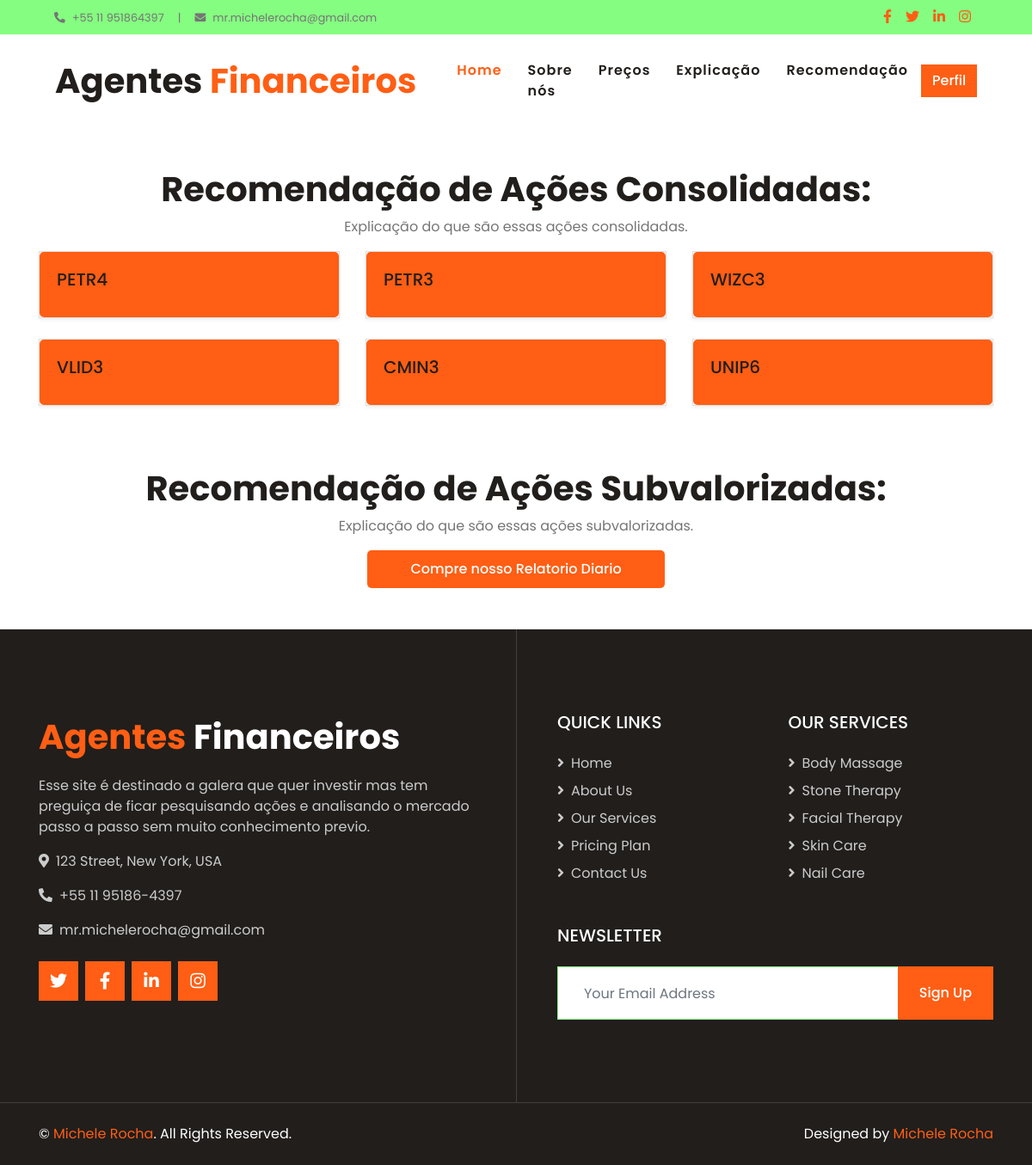
Before: /finance/ (signed in) with the older database file.
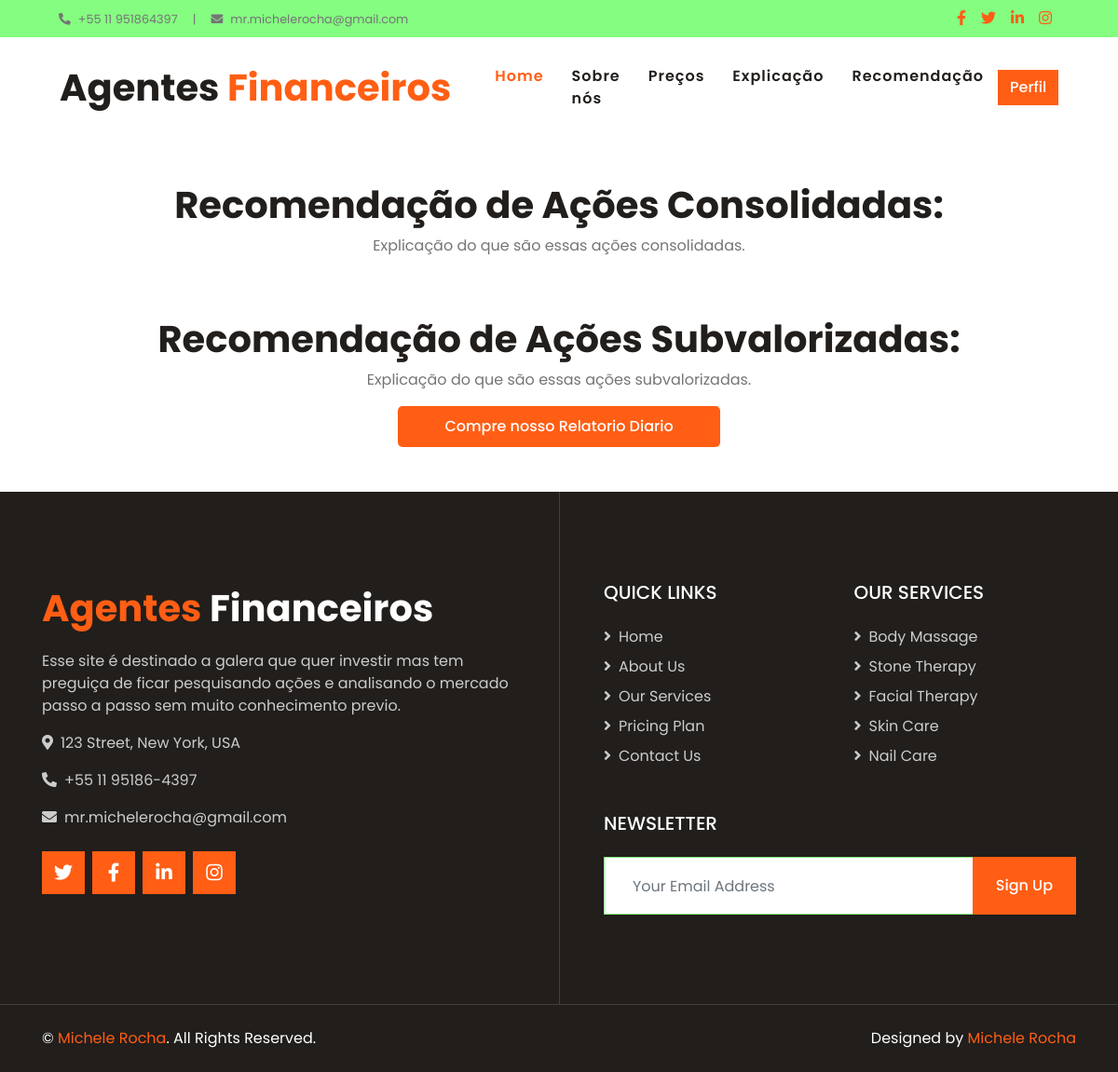
After: the same page with the newer database file.
### finance/models.py (models this page shows)
class Acao(models.Model):
    DIRECAO_CHOICES = [
        ('subindo', 'Subir'),
        ('descendo', 'Descer'),
        ('manter', 'Manter'),
    ]
    SENTIMENTO_CHOICES = [
        ('positivo', 'Positivo'),
        ('negativo', 'Negativo'),
        ('cauteloso', 'Cauteloso'),
    ]
    METRICA_CHOICES = [
        ('compra', 'Comprar'),
        ('venda', 'Vender'),
        ('manter', 'Manter'),
    ]
    DECISAO_CHOICES = [
        ('compra', 'Comprar'),
        ('venda', 'Vender'),
        ('manter', 'Manter'),
    ]
    nome = models.CharField(max_length=100)
    tipo_selecao = models.ForeignKey(TipoSelecao, on_delete=models.CASCADE)
    metrica = models.CharField(max_length=9, choices=METRICA_CHOICES)
    direcao = models.CharField(max_length=8, choices=DIRECAO_CHOICES)  # Adjusted max_length to 8
    sentimento = models.CharField(max_length=9, choices=SENTIMENTO_CHOICES)  # Adjusted max_length to 9
    decisao = models.CharField(max_length=9, choices=DECISAO_CHOICES)

### finance/views.py (the view)
# urls.py: path('', include('finance.urls')),
@login_required(login_url='login/')
def finance(request):
    acoes = Acao.objects.all()
    return render(request, 'finance.html', {'acoes': acoes})

### finance/templates/finance.html (shortened to what this page needs)
{% extends 'main.html' %}
{% load static %}
{% block conteudo %}
<div class="album py-5">
    <div class="container">
        <div class="text-center">
            <h1>Recomendação de Ações Consolidadas:</h1>
            <p>Explicação do que são essas ações consolidadas.</p>
        </div>
        <div class="row">
            {% for acao in acoes %}
                {% if acao.tipo_selecao.nome == 'consolidadas' %}
                <div class="col-md-4">
                    <div class="card mb-4 shadow-sm">
                        <div class="card-body" style="background-color: #FF5E14; border: 2px; border-radius: 5px;">
                            <h5 class="card-title">{{ acao.nome }}</h5>
                        </div>
                    </div>
                </div>
                {% endif %}
            {% endfor %}
        </div>
    </div>
    <div class="container mt-5">
        <div class="text-center">
            <h1>Recomendação de Ações Subvalorizadas:</h1>
            <p>Explicação do que são essas ações subvalorizadas.</p>
        </div>
    </div>
    <div style="text-align: center;">
        <a href="https://buy.stripe.com/5kA4jX7Fze4ZdYAfZA" class="btn btn-primary" target="_blank" style="color: black; padding: 10px 50px; border: 2px; border-radius: 5px;">Compre nosso Relatorio Diario</a>
    </div>
</div>
{% endblock %}

### templates/main.html (shortened to what this page needs)
{% load static %}
<!DOCTYPE html>
<html lang="en">
<head>
    <link href="https://cdnjs.cloudflare.com/ajax/libs/font-awesome/5.10.0/css/all.min.css" rel="stylesheet">
    <link href="{% static 'lib/animate/animate.min.css' %}" rel="stylesheet">
    <link href="{% static 'lib/owlcarousel/assets/owl.carousel.min.css' %}" rel="stylesheet">
    <link href="{% static 'lib/tempusdominus/css/tempusdominus-bootstrap-4.min.css' %}" rel="stylesheet" />
    <link href="{% static 'css/style.css' %}" rel="stylesheet">
</head>
<body>
    {% include 'header.html' %}
        {% block conteudo %}  {% endblock  %}
    {% include 'footer.html' %}
</body>
</html>

### templates/header.html (shortened to what this page needs)
{% load static %}
    <div class="container-fluid bg-light d-none d-lg-block">
      <div class="row py-2 px-lg-5">
          <div class="col-lg-6 text-left mb-2 mb-lg-0">
              <div class="d-inline-flex align-items-center">
                  <small><i class="fa fa-phone-alt mr-2"></i>+55 11 951864397</small>
                  <small class="px-3">|</small>
                  <small><i class="fa fa-envelope mr-2"></i>mr.michelerocha@gmail.com</small>
              </div>
          </div>
          <div class="col-lg-6 text-right">
              <div class="d-inline-flex align-items-center">
                  <a class="text-primary px-2" href="https://www.facebook.com/winner.mukhtalif">
                      <i class="fab fa-facebook-f"></i>
                  </a>
                  <a class="text-primary px-2" href="https://twitter.com/mr_michelerocha">
                      <i class="fab fa-twitter"></i>
                  </a>
                  <a class="text-primary px-2" href="https://www.linkedin.com/in/enc-michele-rocha/">
                      <i class="fab fa-linkedin-in"></i>
                  </a>
                  <a class="text-primary px-2" href="https://www.instagram.com/mr.michelerocha/">
                      <i class="fab fa-instagram"></i>
                  </a>
              </div>
          </div>
      </div>
  </div>
<div class="container-fluid p-0">
    <nav class="navbar navbar-expand-lg bg-white navbar-light py-3 py-lg-0 px-lg-5">
        <a href="/index" class="navbar-brand ml-lg-3">
            <h1 class="m-0 text-primary"><span class="text-dark">Agentes</span> Financeiros</h1>
        </a>
        <div class="collapse navbar-collapse justify-content-between px-lg-3" id="navbarCollapse">
          <div class="navbar-nav m-auto py-0">
              <a href="/index" class="nav-item nav-link active">Home</a>
              <a href="/about" class="nav-item nav-link">Sobre nós</a>
              <a href="/price" class="nav-item nav-link">Preços</a>
              {% if user.is_authenticated %}
                  <a href="/definition" class="nav-item nav-link">Explicação</a>
                  <a href="/finance" class="nav-item nav-link">Recomendação</a>
              {% endif %}
          </div>
          {% if user.is_authenticated %}
              <a href="/profile" class="btn btn-primary">Perfil</a>
          {% else %}
              <a href="/register" class="btn btn-primary">Cadastro</a>
              <a href="/login" class="btn btn-primary">Login</a>
          {% endif %}
        </div>
    </nav>
</div>

### templates/footer.html
{% load static %}
    <div class="footer container-fluid position-relative bg-dark py-5">
        <div class="container pt-5">
            <div class="row">
                <div class="col-lg-6 pr-lg-5 mb-5">
                    <a href="index.html" class="navbar-brand">
                        <h1 class="mb-3 text-white"><span class="text-primary">Agentes</span> Financeiros</h1>
                    </a>
                    <p>Esse site é destinado a galera que quer investir mas tem preguiça de ficar pesquisando ações e analisando o mercado passo a passo sem muito conhecimento previo.</p>
                    <p><i class="fa fa-map-marker-alt mr-2"></i>123 Street, New York, USA</p>
                    <p><i class="fa fa-phone-alt mr-2"></i>+55 11 95186-4397</p>
                    <p><i class="fa fa-envelope mr-2"></i>mr.michelerocha@gmail.com</p>
                    <div class="d-flex justify-content-start mt-4">
                        <a class="btn btn-lg btn-primary btn-lg-square mr-2" href="https://twitter.com/mr_michelerocha"><i class="fab fa-twitter"></i></a>
                        <a class="btn btn-lg btn-primary btn-lg-square mr-2" href="https://www.facebook.com/winner.mukhtalif"><i class="fab fa-facebook-f"></i></a>
                        <a class="btn btn-lg btn-primary btn-lg-square mr-2" href="https://www.linkedin.com/in/enc-michele-rocha/"><i class="fab fa-linkedin-in"></i></a>
                        <a class="btn btn-lg btn-primary btn-lg-square" href="https://www.instagram.com/mr.michelerocha/"><i class="fab fa-instagram"></i></a>
                    </div>
                </div>
                <div class="col-lg-6 pl-lg-5">
                    <div class="row">
                        <div class="col-sm-6 mb-5">
                            <h5 class="text-white text-uppercase mb-4">Quick Links</h5>
                            <div class="d-flex flex-column justify-content-start">
                                <a class="text-white-50 mb-2" href="#"><i class="fa fa-angle-right mr-2"></i>Home</a>
                                <a class="text-white-50 mb-2" href="#"><i class="fa fa-angle-right mr-2"></i>About Us</a>
                                <a class="text-white-50 mb-2" href="#"><i class="fa fa-angle-right mr-2"></i>Our Services</a>
                                <a class="text-white-50 mb-2" href="#"><i class="fa fa-angle-right mr-2"></i>Pricing Plan</a>
                                <a class="text-white-50" href="#"><i class="fa fa-angle-right mr-2"></i>Contact Us</a>
                            </div>
                        </div>
                        <div class="col-sm-6 mb-5">
                            <h5 class="text-white text-uppercase mb-4">Our Services</h5>
                            <div class="d-flex flex-column justify-content-start">
                                <a class="text-white-50 mb-2" href="#"><i class="fa fa-angle-right mr-2"></i>Body Massage</a>
                                <a class="text-white-50 mb-2" href="#"><i class="fa fa-angle-right mr-2"></i>Stone Therapy</a>
                                <a class="text-white-50 mb-2" href="#"><i class="fa fa-angle-right mr-2"></i>Facial Therapy</a>
                                <a class="text-white-50 mb-2" href="#"><i class="fa fa-angle-right mr-2"></i>Skin Care</a>
                                <a class="text-white-50" href="#"><i class="fa fa-angle-right mr-2"></i>Nail Care</a>
                            </div>
                        </div>
                        <div class="col-sm-12 mb-5">
                            <h5 class="text-white text-uppercase mb-4">Newsletter</h5>
                            <div class="w-100">
                                <div class="input-group">
                                    <input type="text" class="form-control border-light" style="padding: 30px;" placeholder="Your Email Address">
                                    <div class="input-group-append">
                                        <button class="btn btn-primary px-4">Sign Up</button>
                                    </div>
                                </div>
                            </div>
                        </div>
                    </div>
                </div>
            </div>
        </div>
    </div>
    <div class="container-fluid bg-dark text-light border-top py-4" style="border-color: rgba(256, 256, 256, .15) !important;">
        <div class="container">
            <div class="row">
                <div class="col-md-6 text-center text-md-left mb-3 mb-md-0">
                    <p class="m-0 text-white">&copy; <a href="https://mrmichelerocha.github.io/Portifolio-static/">Michele Rocha</a>. All Rights Reserved.</p>
                </div>
                <div class="col-md-6 text-center text-md-right">
                    <p class="m-0 text-white">Designed by <a href="https://mrmichelerocha.github.io/Portifolio-static/">Michele Rocha</a></p>
                </div>
            </div>
        </div>
    </div>

Changed rows visible on the page:
removed Acao: nome "PETR4"
removed Acao: nome "PETR3"
removed Acao: nome "WIZC3"
removed Acao: nome "VLID3"
removed Acao: nome "CMIN3"
removed Acao: nome "UNIP6"
